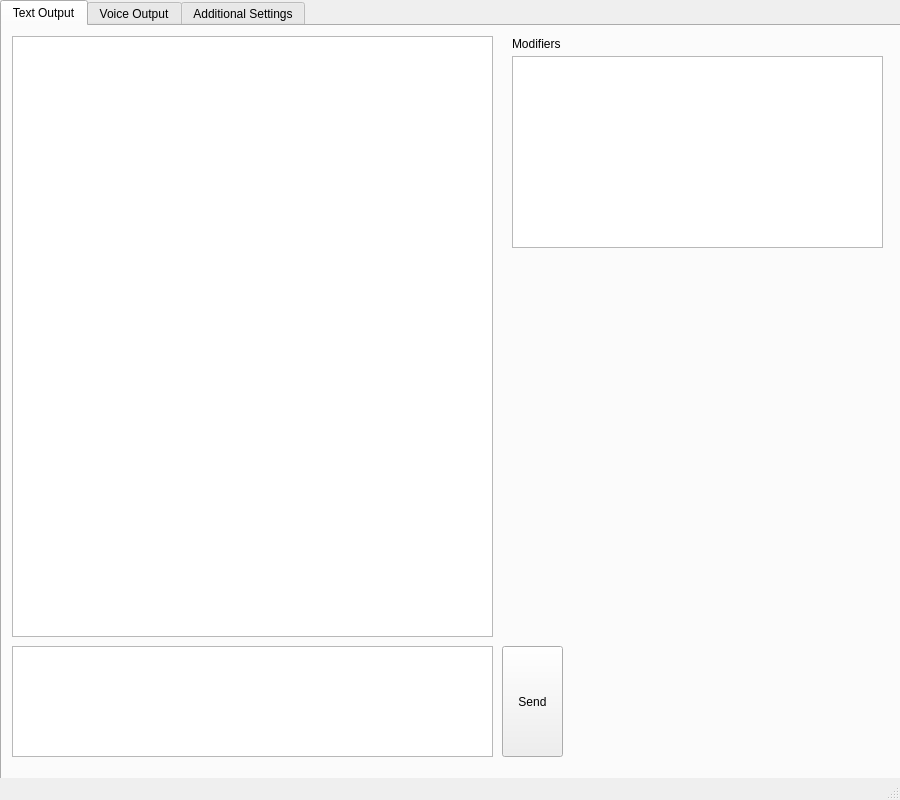
<?xml version="1.0" encoding="UTF-8"?>
<ui version="4.0">
 <class>MainWindow</class>
 <widget class="QMainWindow" name="MainWindow">
  <property name="geometry">
   <rect>
    <x>0</x>
    <y>0</y>
    <width>900</width>
    <height>800</height>
   </rect>
  </property>
  <property name="windowTitle">
   <string>LLM Context</string>
  </property>
  <widget class="QWidget" name="centralwidget">
   <widget class="QTabWidget" name="tabWidget">
    <property name="geometry">
     <rect>
      <x>0</x>
      <y>0</y>
      <width>901</width>
      <height>781</height>
     </rect>
    </property>
    <property name="currentIndex">
     <number>0</number>
    </property>
    <widget class="QWidget" name="tab_1">
     <attribute name="title">
      <string>Text Output</string>
     </attribute>
     <widget class="QTextEdit" name="textEdit">
      <property name="geometry">
       <rect>
        <x>10</x>
        <y>620</y>
        <width>481</width>
        <height>111</height>
       </rect>
      </property>
     </widget>
     <widget class="QPushButton" name="pushButton">
      <property name="geometry">
       <rect>
        <x>500</x>
        <y>620</y>
        <width>61</width>
        <height>111</height>
       </rect>
      </property>
      <property name="text">
       <string>Send</string>
      </property>
     </widget>
     <widget class="QTextBrowser" name="textBrowser">
      <property name="geometry">
       <rect>
        <x>10</x>
        <y>10</y>
        <width>481</width>
        <height>601</height>
       </rect>
      </property>
     </widget>
     <widget class="QLabel" name="label">
      <property name="geometry">
       <rect>
        <x>510</x>
        <y>10</y>
        <width>111</width>
        <height>16</height>
       </rect>
      </property>
      <property name="text">
       <string>Modifiers</string>
      </property>
     </widget>
     <widget class="QTableView" name="tableView">
      <property name="geometry">
       <rect>
        <x>510</x>
        <y>30</y>
        <width>371</width>
        <height>192</height>
       </rect>
      </property>
     </widget>
    </widget>
    <widget class="QWidget" name="tab_2">
     <attribute name="title">
      <string>Voice Output</string>
     </attribute>
     <widget class="QTextBrowser" name="textBrowser_2">
      <property name="geometry">
       <rect>
        <x>10</x>
        <y>10</y>
        <width>481</width>
        <height>601</height>
       </rect>
      </property>
     </widget>
     <widget class="QPushButton" name="pushButton_2">
      <property name="geometry">
       <rect>
        <x>500</x>
        <y>620</y>
        <width>61</width>
        <height>111</height>
       </rect>
      </property>
      <property name="text">
       <string>Send</string>
      </property>
     </widget>
     <widget class="QTextEdit" name="textEdit_2">
      <property name="geometry">
       <rect>
        <x>10</x>
        <y>620</y>
        <width>481</width>
        <height>111</height>
       </rect>
      </property>
     </widget>
    </widget>
    <widget class="QWidget" name="tab_3">
     <attribute name="title">
      <string>Additional Settings</string>
     </attribute>
    </widget>
   </widget>
  </widget>
  <widget class="QMenuBar" name="menubar">
   <property name="geometry">
    <rect>
     <x>0</x>
     <y>0</y>
     <width>900</width>
     <height>22</height>
    </rect>
   </property>
  </widget>
  <widget class="QStatusBar" name="statusbar"/>
 </widget>
 <resources/>
 <connections/>
</ui>
